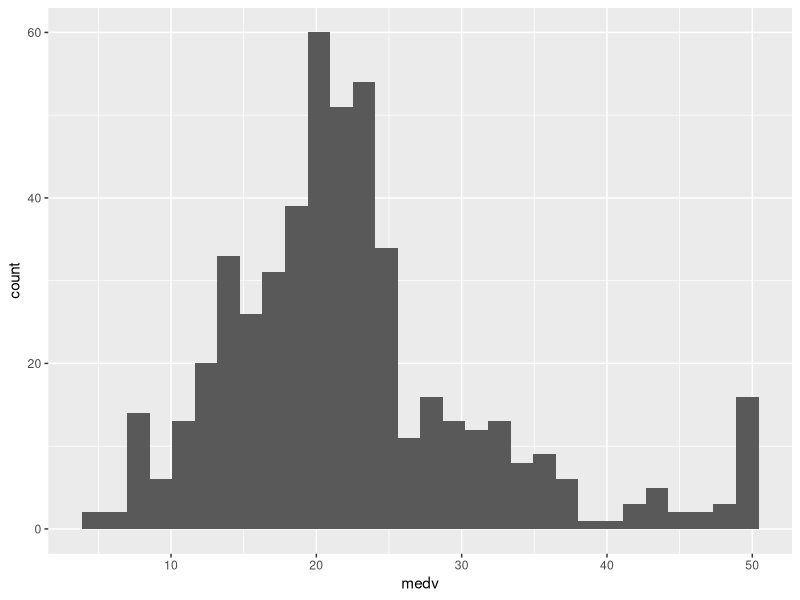
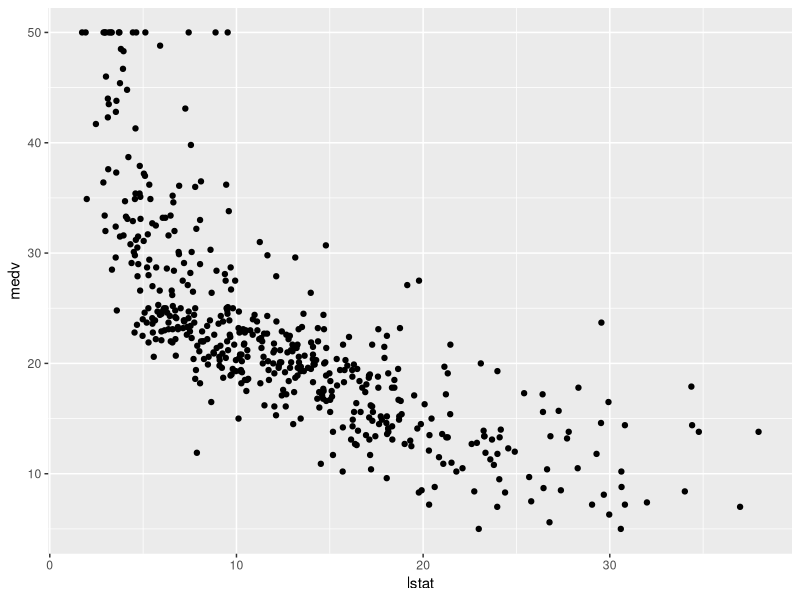
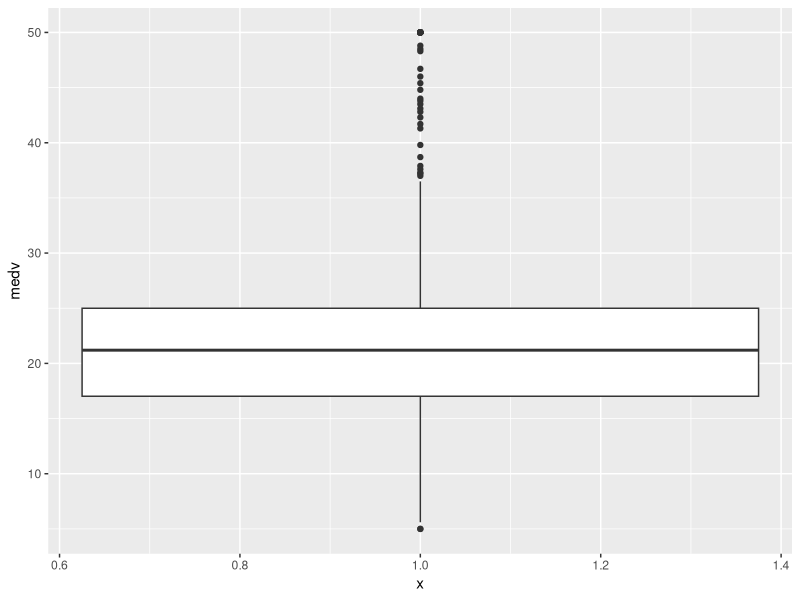
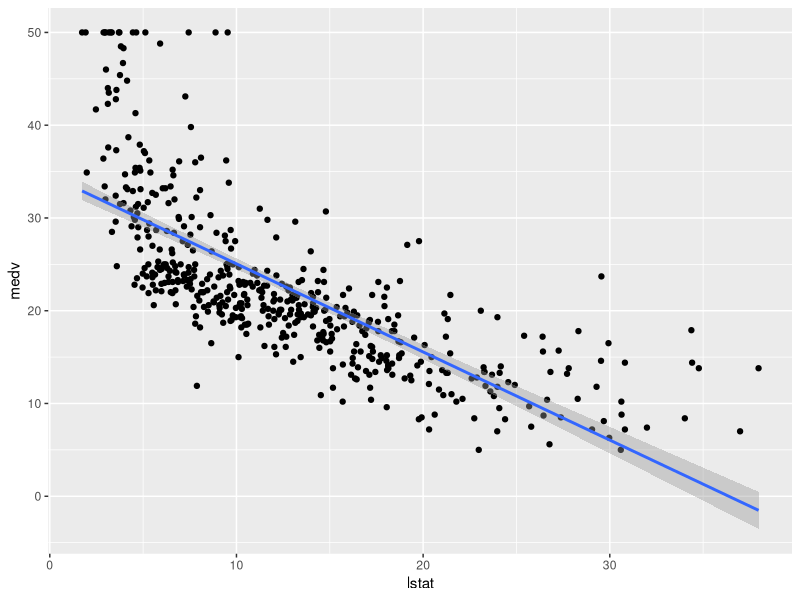

R code for these plots, in order:

###################################### LAB.1 ############################################

library(MASS)
data("Boston")

str(Boston)
n = nrow(Boston)
summary(Boston$medv)

library(ggplot2)
myplot = ggplot(data = Boston)
myplot + geom_histogram(aes(x=medv))
myplot + geom_point(aes(x=lstat, y=medv))
myplot + geom_boxplot(aes(x=1, y=medv))

# facciamo modello lineare semplice

covXY = cov(Boston$medv, Boston$lstat)
varX = var(Boston$lstat)*(n-1)/n
beta1 = covXY/varX
beta0 = mean(Boston$medv) - beta1*mean(Boston$lstat)

myplot + geom_point(aes(x=lstat, y=medv)) + geom_smooth(aes(x=lstat, y=medv), method = 'lm')

model1 = lm(medv ~ lstat, data = Boston)
summary(model1)

